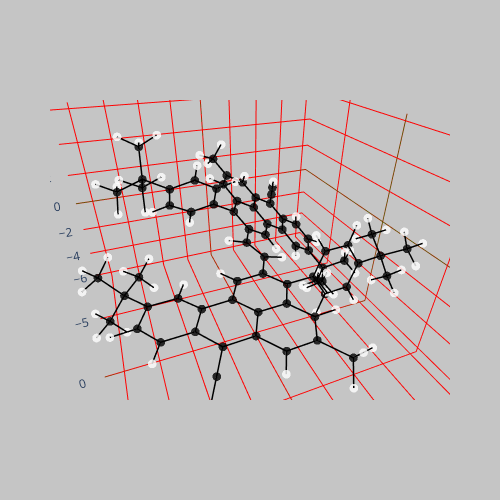

Write notebook code for a chart like this one.
### Code cell
new_9 = new_9.align_to_plane(['C37','C21','C24'])
print(list_names[9])
new_9.show()

### Figure 1 — Plotly figure (JSON) as saved in the notebook; plotly's stock layout.template omitted (floating-point values rounded to 4 significant figures; data arrays with more than 128 entries replaced by an {"elided": "..."} marker saying what was removed)
{"data": [{"hoverinfo": "text", "marker": {"color": {"elided": "136 str values"}, "colorscale": [[0, "#440154"], [0.1111, "#482878"], [0.2222, "#3e4989"], [0.3333, "#31688e"], [0.4444, "#26828e"], [0.5556, "#1f9e89"], [0.6667, "#35b779"], [0.7778, "#6ece58"], [0.8889, "#b5de2b"], [1, "#fde725"]], "opacity": 0.8, "size": 3}, "mode": "markers", "text": {"elided": "136 str values"}, "type": "scatter3d", "x": {"elided": "136 float values"}, "y": {"elided": "136 float values"}, "z": {"elided": "136 float values"}}, {"line": {"color": "black", "width": 3}, "mode": "lines", "type": "scatter3d", "x": [1.986, 3.201], "y": [-1.777, -2.452], "z": [-0.2216, -0.2202]}, {"line": {"color": "black", "width": 3}, "mode": "lines", "type": "scatter3d", "x": [1.986, 1.064], "y": [-1.777, -2.34], "z": [-0.2216, -0.2482]}, {"line": {"color": "black", "width": 3}, "mode": "lines", "type": "scatter3d", "x": [1.986, 1.89], "y": [-1.777, -0.3762], "z": [-0.2216, -0.2177]}, {"line": {"color": "black", "width": 3}, "mode": "lines", "type": "scatter3d", "x": [2.987, 3.178], "y": [1.878, 2.591], "z": [-0.2696, -1.451]}, {"line": {"color": "black", "width": 3}, "mode": "lines", "type": "scatter3d", "x": [2.987, 2.7], "y": [1.878, 2.602], "z": [-0.2696, 0.8902]}, {"line": {"color": "black", "width": 3}, "mode": "lines", "type": "scatter3d", "x": [2.987, 3.061], "y": [1.878, 0.3875], "z": [-0.2696, -0.2482]}, {"line": {"color": "black", "width": 3}, "mode": "lines", "type": "scatter3d", "x": [3.178, 3.402], "y": [2.591, 2.053], "z": [-1.451, -2.367]}, {"line": {"color": "black", "width": 3}, "mode": "lines", "type": "scatter3d", "x": [3.178, 3.076], "y": [2.591, 3.98], "z": [-1.451, -1.477]}, {"line": {"color": "black", "width": 3}, "mode": "lines", "type": "scatter3d", "x": [3.076, 3.226], "y": [3.98, 4.489], "z": [-1.477, -2.421]}, {"line": {"color": "black", "width": 3}, "mode": "lines", "type": "scatter3d", "x": [3.076, 2.785], "y": [3.98, 4.709], "z": [-1.477, -0.3239]}, {"line": {"color": "black", "width": 3}, "mode": "lines", "type": "scatter3d", "x": [2.785, 2.603], "y": [4.709, 3.985], "z": [-0.3239, 0.8599]}, {"line": {"color": "black", "width": 3}, "mode": "lines", "type": "scatter3d", "x": [2.785, 2.663], "y": [4.709, 6.237], "z": [-0.3239, -0.3101]}, {"line": {"color": "black", "width": 3}, "mode": "lines", "type": "scatter3d", "x": [0.0202, 0.902], "y": [-8.541, -7.892], "z": [0.8889, 0.9204]}, {"line": {"color": "black", "width": 3}, "mode": "lines", "type": "scatter3d", "x": [2.603, 2.377], "y": [3.985, 4.509], "z": [0.8599, 1.783]}, {"line": {"color": "black", "width": 3}, "mode": "lines", "type": "scatter3d", "x": [2.603, 2.7], "y": [3.985, 2.602], "z": [0.8599, 0.8902]}, {"line": {"color": "black", "width": 3}, "mode": "lines", "type": "scatter3d", "x": [2.7, 2.546], "y": [2.602, 2.071], "z": [0.8902, 1.824]}, {"line": {"color": "black", "width": 3}, "mode": "lines", "type": "scatter3d", "x": [2.199, 3.478], "y": [-6.111, -6.707], "z": [-0.2721, -0.2177]}, {"line": {"color": "black", "width": 3}, "mode": "lines", "type": "scatter3d", "x": [2.199, 2.14], "y": [-6.111, -4.729], "z": [-0.2721, -0.2714]}, {"line": {"color": "black", "width": 3}, "mode": "lines", "type": "scatter3d", "x": [2.199, 0.9528], "y": [-6.111, -6.999], "z": [-0.2721, -0.3323]}, {"line": {"color": "black", "width": 3}, "mode": "lines", "type": "scatter3d", "x": [3.201, 4.396], "y": [-2.452, -1.684], "z": [-0.2202, -0.2173]}, {"line": {"color": "black", "width": 3}, "mode": "lines", "type": "scatter3d", "x": [3.201, 3.287], "y": [-2.452, -3.912], "z": [-0.2202, -0.2251]}, {"line": {"color": "black", "width": 3}, "mode": "lines", "type": "scatter3d", "x": [4.396, 5.679], "y": [-1.684, -2.319], "z": [-0.2173, -0.1913]}, {"line": {"color": "black", "width": 3}, "mode": "lines", "type": "scatter3d", "x": [4.396, 4.327], "y": [-1.684, -0.2617], "z": [-0.2173, -0.2424]}, {"line": {"color": "black", "width": 3}, "mode": "lines", "type": "scatter3d", "x": [5.679, 5.752], "y": [-2.319, -3.741], "z": [-0.1913, -0.1631]}, {"line": {"color": "black", "width": 3}, "mode": "lines", "type": "scatter3d", "x": [5.679, 6.837], "y": [-2.319, -1.526], "z": [-0.1913, -0.1916]}, {"line": {"color": "black", "width": 3}, "mode": "lines", "type": "scatter3d", "x": [4.327, 5.536], "y": [-0.2617, 0.4831], "z": [-0.2424, -0.2407]}, {"line": {"color": "black", "width": 3}, "mode": "lines", "type": "scatter3d", "x": [4.327, 3.061], "y": [-0.2617, 0.3875], "z": [-0.2424, -0.2482]}, {"line": {"color": "black", "width": 3}, "mode": "lines", "type": "scatter3d", "x": [5.536, 6.774], "y": [0.4831, -0.1308], "z": [-0.2407, -0.2177]}, {"line": {"color": "black", "width": 3}, "mode": "lines", "type": "scatter3d", "x": [5.536, 5.478], "y": [0.4831, 1.565], "z": [-0.2407, -0.2527]}, {"line": {"color": "black", "width": 3}, "mode": "lines", "type": "scatter3d", "x": [3.061, 1.89], "y": [0.3875, -0.3762], "z": [-0.2482, -0.2177]}, {"line": {"color": "black", "width": 3}, "mode": "lines", "type": "scatter3d", "x": [1.89, 0.5754], "y": [-0.3762, 0.2815], "z": [-0.2177, -0.2008]}, {"line": {"color": "black", "width": 3}, "mode": "lines", "type": "scatter3d", "x": [0.5754, -0.5797], "y": [0.2815, -0.2906], "z": [-0.2008, 0.1691]}, {"line": {"color": "black", "width": 3}, "mode": "lines", "type": "scatter3d", "x": [0.5754, 0.5789], "y": [0.2815, 1.329], "z": [-0.2008, -0.4821]}, {"line": {"color": "black", "width": 3}, "mode": "lines", "type": "scatter3d", "x": [1.905, 1.021], "y": [-8.531, -7.888], "z": [-1.584, -1.588]}, {"line": {"color": "black", "width": 3}, "mode": "lines", "type": "scatter3d", "x": [3.478, 4.617], "y": [-6.707, -5.946], "z": [-0.2177, -0.1749]}, {"line": {"color": "black", "width": 3}, "mode": "lines", "type": "scatter3d", "x": [3.478, 3.571], "y": [-6.707, -7.788], "z": [-0.2177, -0.2128]}, {"line": {"color": "black", "width": 3}, "mode": "lines", "type": "scatter3d", "x": [4.617, 5.59], "y": [-5.946, -6.421], "z": [-0.1749, -0.137]}, {"line": {"color": "black", "width": 3}, "mode": "lines", "type": "scatter3d", "x": [4.617, 4.557], "y": [-5.946, -4.533], "z": [-0.1749, -0.1851]}, {"line": {"color": "black", "width": 3}, "mode": "lines", "type": "scatter3d", "x": [4.557, 3.287], "y": [-4.533, -3.912], "z": [-0.1851, -0.2251]}, {"line": {"color": "black", "width": 3}, "mode": "lines", "type": "scatter3d", "x": [4.557, 5.752], "y": [-4.533, -3.741], "z": [-0.1851, -0.1631]}, {"line": {"color": "black", "width": 3}, "mode": "lines", "type": "scatter3d", "x": [1.783, 0.902], "y": [-8.534, -7.892], "z": [0.9982, 0.9204]}, {"line": {"color": "black", "width": 3}, "mode": "lines", "type": "scatter3d", "x": [3.287, 2.14], "y": [-3.912, -4.729], "z": [-0.2251, -0.2714]}, {"line": {"color": "black", "width": 3}, "mode": "lines", "type": "scatter3d", "x": [8.708, 8.044], "y": [0.3819, 0.6802], "z": [-1.026, -0.2097]}, {"line": {"color": "black", "width": 3}, "mode": "lines", "type": "scatter3d", "x": [2.14, 1.171], "y": [-4.729, -4.254], "z": [-0.2714, -0.3123]}, {"line": {"color": "black", "width": 3}, "mode": "lines", "type": "scatter3d", "x": [5.752, 7.017], "y": [-3.741, -4.382], "z": [-0.1631, -0.123]}, {"line": {"color": "black", "width": 3}, "mode": "lines", "type": "scatter3d", "x": [6.837, 6.774], "y": [-1.526, -0.1308], "z": [-0.1916, -0.2177]}, {"line": {"color": "black", "width": 3}, "mode": "lines", "type": "scatter3d", "x": [6.837, 7.802], "y": [-1.526, -2.021], "z": [-0.1916, -0.1705]}, {"line": {"color": "black", "width": 3}, "mode": "lines", "type": "scatter3d", "x": [0.902, 0.8478], "y": [-7.892, -7.289], "z": [0.9204, 1.831]}, {"line": {"color": "black", "width": 3}, "mode": "lines", "type": "scatter3d", "x": [0.902, 0.9528], "y": [-7.892, -6.999], "z": [0.9204, -0.3323]}, {"line": {"color": "black", "width": 3}, "mode": "lines", "type": "scatter3d", "x": [7.017, 8.094], "y": [-4.382, -4.928], "z": [-0.123, -0.09041]}, {"line": {"color": "black", "width": 3}, "mode": "lines", "type": "scatter3d", "x": [6.774, 8.044], "y": [-0.1308, 0.6802], "z": [-0.2177, -0.2097]}, {"line": {"color": "black", "width": 3}, "mode": "lines", "type": "scatter3d", "x": [8.044, 7.835], "y": [0.6802, 1.747], "z": [-0.2097, -0.3165]}, {"line": {"color": "black", "width": 3}, "mode": "lines", "type": "scatter3d", "x": [8.044, 8.597], "y": [0.6802, 0.538], "z": [-0.2097, 0.7243]}, {"line": {"color": "black", "width": 3}, "mode": "lines", "type": "scatter3d", "x": [-2.356, -2.731], "y": [-4.088, -4.952], "z": [5.927, 5.372]}, {"line": {"color": "black", "width": 3}, "mode": "lines", "type": "scatter3d", "x": [-2.731, -2.547], "y": [-4.952, -5.844], "z": [5.372, 5.979]}, {"line": {"color": "black", "width": 3}, "mode": "lines", "type": "scatter3d", "x": [-2.731, -3.813], "y": [-4.952, -4.833], "z": [5.372, 5.262]}, {"line": {"color": "black", "width": 3}, "mode": "lines", "type": "scatter3d", "x": [-2.731, -2.051], "y": [-4.952, -5.088], "z": [5.372, 3.998]}, {"line": {"color": "black", "width": 3}, "mode": "lines", "type": "scatter3d", "x": [-3.683, -2.599], "y": [-6.294, -6.346], "z": [3.172, 3.315]}, {"line": {"color": "black", "width": 3}, "mode": "lines", "type": "scatter3d", "x": [-2.599, -2.391], "y": [-6.346, -7.221], "z": [3.315, 3.937]}, {"line": {"color": "black", "width": 3}, "mode": "lines", "type": "scatter3d", "x": [-2.599, -2.133], "y": [-6.346, -6.517], "z": [3.315, 2.34]}, {"line": {"color": "black", "width": 3}, "mode": "lines", "type": "scatter3d", "x": [-2.599, -2.051], "y": [-6.346, -5.088], "z": [3.315, 3.998]}, {"line": {"color": "black", "width": 3}, "mode": "lines", "type": "scatter3d", "x": [-0.5353, -0.3324], "y": [-5.269, -6.177], "z": [4.196, 4.772]}, {"line": {"color": "black", "width": 3}, "mode": "lines", "type": "scatter3d", "x": [-0.5353, -0.02095], "y": [-5.269, -5.354], "z": [4.196, 3.234]}, {"line": {"color": "black", "width": 3}, "mode": "lines", "type": "scatter3d", "x": [-0.5353, -0.0907], "y": [-5.269, -4.429], "z": [4.196, 4.735]}, {"line": {"color": "black", "width": 3}, "mode": "lines", "type": "scatter3d", "x": [-0.5353, -2.051], "y": [-5.269, -5.088], "z": [4.196, 3.998]}, {"line": {"color": "black", "width": 3}, "mode": "lines", "type": "scatter3d", "x": [-8.548, -7.648], "y": [-0.08139, 0.06247], "z": [1.984, 2.589]}, {"line": {"color": "black", "width": 3}, "mode": "lines", "type": "scatter3d", "x": [-7.91, -7.648], "y": [0.7483, 0.06247], "z": [3.401, 2.589]}, {"line": {"color": "black", "width": 3}, "mode": "lines", "type": "scatter3d", "x": [-7.383, -7.648], "y": [-0.8987, 0.06247], "z": [3.034, 2.589]}, {"line": {"color": "black", "width": 3}, "mode": "lines", "type": "scatter3d", "x": [2.663, 3.726], "y": [6.237, 6.823], "z": [-0.3101, 0.6355]}, {"line": {"color": "black", "width": 3}, "mode": "lines", "type": "scatter3d", "x": [2.663, 2.867], "y": [6.237, 6.85], "z": [-0.3101, -1.701]}, {"line": {"color": "black", "width": 3}, "mode": "lines", "type": "scatter3d", "x": [2.663, 1.262], "y": [6.237, 6.635], "z": [-0.3101, 0.19]}, {"line": {"color": "black", "width": 3}, "mode": "lines", "type": "scatter3d", "x": [3.726, 3.611], "y": [6.823, 6.45], "z": [0.6355, 1.656]}, {"line": {"color": "black", "width": 3}, "mode": "lines", "type": "scatter3d", "x": [3.726, 4.734], "y": [6.823, 6.565], "z": [0.6355, 0.2967]}, {"line": {"color": "black", "width": 3}, "mode": "lines", "type": "scatter3d", "x": [3.726, 3.647], "y": [6.823, 7.914], "z": [0.6355, 0.6684]}, {"line": {"color": "black", "width": 3}, "mode": "lines", "type": "scatter3d", "x": [2.867, 2.121], "y": [6.85, 6.494], "z": [-1.701, -2.417]}, {"line": {"color": "black", "width": 3}, "mode": "lines", "type": "scatter3d", "x": [2.867, 2.772], "y": [6.85, 7.938], "z": [-1.701, -1.639]}, {"line": {"color": "black", "width": 3}, "mode": "lines", "type": "scatter3d", "x": [2.867, 3.861], "y": [6.85, 6.629], "z": [-1.701, -2.101]}, {"line": {"color": "black", "width": 3}, "mode": "lines", "type": "scatter3d", "x": [1.262, 1.075], "y": [6.635, 6.279], "z": [0.19, 1.206]}, {"line": {"color": "black", "width": 3}, "mode": "lines", "type": "scatter3d", "x": [1.262, 1.155], "y": [6.635, 7.724], "z": [0.19, 0.1955]}, {"line": {"color": "black", "width": 3}, "mode": "lines", "type": "scatter3d", "x": [1.262, 0.4818], "y": [6.635, 6.22], "z": [0.19, -0.455]}, {"line": {"color": "black", "width": 3}, "mode": "lines", "type": "scatter3d", "x": [0.1399, 1.021], "y": [-8.535, -7.888], "z": [-1.644, -1.588]}, {"line": {"color": "black", "width": 3}, "mode": "lines", "type": "scatter3d", "x": [0.9528, -0.3448], "y": [-6.999, -6.185], "z": [-0.3323, -0.3952]}, {"line": {"color": "black", "width": 3}, "mode": "lines", "type": "scatter3d", "x": [0.9528, 1.021], "y": [-6.999, -7.888], "z": [-0.3323, -1.588]}, {"line": {"color": "black", "width": 3}, "mode": "lines", "type": "scatter3d", "x": [-0.3448, -1.201], "y": [-6.185, -6.865], "z": [-0.3952, -0.4302]}, {"line": {"color": "black", "width": 3}, "mode": "lines", "type": "scatter3d", "x": [-0.3448, -0.4708], "y": [-6.185, -5.54], "z": [-0.3952, 0.4797]}, {"line": {"color": "black", "width": 3}, "mode": "lines", "type": "scatter3d", "x": [-0.3448, -0.3877], "y": [-6.185, -5.557], "z": [-0.3952, -1.29]}, {"line": {"color": "black", "width": 3}, "mode": "lines", "type": "scatter3d", "x": [1.021, 1.055], "y": [-7.888, -7.279], "z": [-1.588, -2.496]}, {"line": {"color": "black", "width": 3}, "mode": "lines", "type": "scatter3d", "x": [9.044, 8.094], "y": [-5.41, -4.928], "z": [-0.06122, -0.09041]}, {"line": {"color": "black", "width": 3}, "mode": "lines", "type": "scatter3d", "x": [-8.175, -9.114], "y": [4.774, 5.276], "z": [-0.4096, -0.3731]}, {"line": {"color": "black", "width": 3}, "mode": "lines", "type": "scatter3d", "x": [-8.175, -7.11], "y": [4.774, 4.205], "z": [-0.4096, -0.4507]}, {"line": {"color": "black", "width": 3}, "mode": "lines", "type": "scatter3d", "x": [-0.5412, -1.311], "y": [7.561, 7.124], "z": [-4.037, -3.392]}, {"line": {"color": "black", "width": 3}, "mode": "lines", "type": "scatter3d", "x": [-2.117, -3.334], "y": [1.531, 2.203], "z": [-0.5708, -0.5848]}, {"line": {"color": "black", "width": 3}, "mode": "lines", "type": "scatter3d", "x": [-2.117, -1.299], "y": [1.531, 1.897], "z": [-0.5708, -1.176]}, {"line": {"color": "black", "width": 3}, "mode": "lines", "type": "scatter3d", "x": [-2.117, -1.895], "y": [1.531, 0.3653], "z": [-0.5708, 0.1798]}, {"line": {"color": "black", "width": 3}, "mode": "lines", "type": "scatter3d", "x": [-2.747, -3.211], "y": [-1.428, -2.655], "z": [1.711, 1.242]}, {"line": {"color": "black", "width": 3}, "mode": "lines", "type": "scatter3d", "x": [-2.747, -2.066], "y": [-1.428, -1.412], "z": [1.711, 2.932]}, {"line": {"color": "black", "width": 3}, "mode": "lines", "type": "scatter3d", "x": [-2.747, -2.948], "y": [-1.428, -0.1758], "z": [1.711, 0.9247]}, {"line": {"color": "black", "width": 3}, "mode": "lines", "type": "scatter3d", "x": [-3.211, -3.743], "y": [-2.655, -2.696], "z": [1.242, 0.297]}, {"line": {"color": "black", "width": 3}, "mode": "lines", "type": "scatter3d", "x": [-3.211, -2.994], "y": [-2.655, -3.828], "z": [1.242, 1.961]}, {"line": {"color": "black", "width": 3}, "mode": "lines", "type": "scatter3d", "x": [-2.994, -3.369], "y": [-3.828, -4.758], "z": [1.961, 1.552]}, {"line": {"color": "black", "width": 3}, "mode": "lines", "type": "scatter3d", "x": [-2.994, -2.311], "y": [-3.828, -3.82], "z": [1.961, 3.177]}, {"line": {"color": "black", "width": 3}, "mode": "lines", "type": "scatter3d", "x": [-2.311, -1.856], "y": [-3.82, -2.582], "z": [3.177, 3.645]}, {"line": {"color": "black", "width": 3}, "mode": "lines", "type": "scatter3d", "x": [-2.311, -2.051], "y": [-3.82, -5.088], "z": [3.177, 3.998]}, {"line": {"color": "black", "width": 3}, "mode": "lines", "type": "scatter3d", "x": [-0.5225, -0.3566], "y": [3.847, 4.867], "z": [-4.198, -3.837]}, {"line": {"color": "black", "width": 3}, "mode": "lines", "type": "scatter3d", "x": [-1.856, -1.322], "y": [-2.582, -2.525], "z": [3.645, 4.588]}, {"line": {"color": "black", "width": 3}, "mode": "lines", "type": "scatter3d", "x": [-1.856, -2.066], "y": [-2.582, -1.412], "z": [3.645, 2.932]}, {"line": {"color": "black", "width": 3}, "mode": "lines", "type": "scatter3d", "x": [-2.066, -1.693], "y": [-1.412, -0.4686], "z": [2.932, 3.319]}, {"line": {"color": "black", "width": 3}, "mode": "lines", "type": "scatter3d", "x": [-2.733, -3.987], "y": [5.108, 5.75], "z": [-2.948, -2.859]}, {"line": {"color": "black", "width": 3}, "mode": "lines", "type": "scatter3d", "x": [-2.733, -2.549], "y": [5.108, 3.96], "z": [-2.948, -2.199]}, {"line": {"color": "black", "width": 3}, "mode": "lines", "type": "scatter3d", "x": [-2.733, -1.647], "y": [5.108, 5.695], "z": [-2.948, -3.856]}, {"line": {"color": "black", "width": 3}, "mode": "lines", "type": "scatter3d", "x": [-3.334, -4.398], "y": [2.203, 1.679], "z": [-0.5848, 0.1956]}, {"line": {"color": "black", "width": 3}, "mode": "lines", "type": "scatter3d", "x": [-3.334, -3.551], "y": [2.203, 3.416], "z": [-0.5848, -1.372]}, {"line": {"color": "black", "width": 3}, "mode": "lines", "type": "scatter3d", "x": [-4.398, -5.669], "y": [1.679, 2.337], "z": [0.1956, 0.2434]}, {"line": {"color": "black", "width": 3}, "mode": "lines", "type": "scatter3d", "x": [-4.398, -4.209], "y": [1.679, 0.4813], "z": [0.1956, 0.9436]}, {"line": {"color": "black", "width": 3}, "mode": "lines", "type": "scatter3d", "x": [-5.669, -5.861], "y": [2.337, 3.536], "z": [0.2434, -0.5007]}, {"line": {"color": "black", "width": 3}, "mode": "lines", "type": "scatter3d", "x": [-5.669, -6.697], "y": [2.337, 1.787], "z": [0.2434, 1.025]}, {"line": {"color": "black", "width": 3}, "mode": "lines", "type": "scatter3d", "x": [-4.209, -5.29], "y": [0.4813, -0.02278], "z": [0.9436, 1.715]}, {"line": {"color": "black", "width": 3}, "mode": "lines", "type": "scatter3d", "x": [-4.209, -2.948], "y": [0.4813, -0.1758], "z": [0.9436, 0.9247]}, {"line": {"color": "black", "width": 3}, "mode": "lines", "type": "scatter3d", "x": [-5.29, -6.517], "y": [-0.02278, 0.6122], "z": [1.715, 1.758]}, {"line": {"color": "black", "width": 3}, "mode": "lines", "type": "scatter3d", "x": [-5.29, -5.14], "y": [-0.02278, -0.9302], "z": [1.715, 2.287]}, {"line": {"color": "black", "width": 3}, "mode": "lines", "type": "scatter3d", "x": [-2.948, -1.895], "y": [-0.1758, 0.3653], "z": [0.9247, 0.1798]}, {"line": {"color": "black", "width": 3}, "mode": "lines", "type": "scatter3d", "x": [-1.895, -0.5797], "y": [0.3653, -0.2906], "z": [0.1798, 0.1691]}, {"line": {"color": "black", "width": 3}, "mode": "lines", "type": "scatter3d", "x": [-2.185, -1.311], "y": [7.779, 7.124], "z": [-3.427, -3.392]}, {"line": {"color": "black", "width": 3}, "mode": "lines", "type": "scatter3d", "x": [-3.987, -4.987], "y": [5.75, 5.249], "z": [-2.859, -2.067]}, {"line": {"color": "black", "width": 3}, "mode": "lines", "type": "scatter3d", "x": [-3.987, -4.174], "y": [5.75, 6.655], "z": [-2.859, -3.426]}, {"line": {"color": "black", "width": 3}, "mode": "lines", "type": "scatter3d", "x": [-4.987, -5.945], "y": [5.249, 5.753], "z": [-2.067, -2.013]}, {"line": {"color": "black", "width": 3}, "mode": "lines", "type": "scatter3d", "x": [-4.987, -4.804], "y": [5.249, 4.069], "z": [-2.067, -1.31]}, {"line": {"color": "black", "width": 3}, "mode": "lines", "type": "scatter3d", "x": [-4.804, -3.551], "y": [4.069, 3.416], "z": [-1.31, -1.372]}, {"line": {"color": "black", "width": 3}, "mode": "lines", "type": "scatter3d", "x": [-4.804, -5.861], "y": [4.069, 3.536], "z": [-1.31, -0.5007]}, {"line": {"color": "black", "width": 3}, "mode": "lines", "type": "scatter3d", "x": [0.3845, -0.3566], "y": [5.331, 4.867], "z": [-4.494, -3.837]}, {"line": {"color": "black", "width": 3}, "mode": "lines", "type": "scatter3d", "x": [-3.551, -2.549], "y": [3.416, 3.96], "z": [-1.372, -2.199]}, {"line": {"color": "black", "width": 3}, "mode": "lines", "type": "scatter3d", "x": [-2.549, -1.596], "y": [3.96, 3.455], "z": [-2.199, -2.254]}, {"line": {"color": "black", "width": 3}, "mode": "lines", "type": "scatter3d", "x": [-5.861, -7.11], "y": [3.536, 4.205], "z": [-0.5007, -0.4507]}, {"line": {"color": "black", "width": 3}, "mode": "lines", "type": "scatter3d", "x": [-6.697, -6.517], "y": [1.787, 0.6122], "z": [1.025, 1.758]}, {"line": {"color": "black", "width": 3}, "mode": "lines", "type": "scatter3d", "x": [-6.697, -7.654], "y": [1.787, 2.297], "z": [1.025, 1.052]}, {"line": {"color": "black", "width": 3}, "mode": "lines", "type": "scatter3d", "x": [-0.3566, -1.647], "y": [4.867, 5.695], "z": [-3.837, -3.856]}, {"line": {"color": "black", "width": 3}, "mode": "lines", "type": "scatter3d", "x": [-0.3566, 0.08104], "y": [4.867, 4.807], "z": [-3.837, -2.836]}, {"line": {"color": "black", "width": 3}, "mode": "lines", "type": "scatter3d", "x": [-6.517, -7.648], "y": [0.6122, 0.06247], "z": [1.758, 2.589]}, {"line": {"color": "black", "width": 3}, "mode": "lines", "type": "scatter3d", "x": [-2.165, -1.647], "y": [5.74, 5.695], "z": [-5.305, -3.856]}, {"line": {"color": "black", "width": 3}, "mode": "lines", "type": "scatter3d", "x": [-2.165, -2.41], "y": [5.74, 4.736], "z": [-5.305, -5.664]}, {"line": {"color": "black", "width": 3}, "mode": "lines", "type": "scatter3d", "x": [-2.165, -3.063], "y": [5.74, 6.356], "z": [-5.305, -5.397]}, {"line": {"color": "black", "width": 3}, "mode": "lines", "type": "scatter3d", "x": [-2.165, -1.403], "y": [5.74, 6.163], "z": [-5.305, -5.968]}, {"line": {"color": "black", "width": 3}, "mode": "lines", "type": "scatter3d", "x": [-1.647, -1.311], "y": [5.695, 7.124], "z": [-3.856, -3.392]}, {"line": {"color": "black", "width": 3}, "mode": "lines", "type": "scatter3d", "x": [-1.311, -0.9343], "y": [7.124, 7.124], "z": [-3.392, -2.365]}, {"line": {"color": "black", "width": 3}, "mode": "lines", "type": "scatter3d", "x": [-0.5797, -0.5698], "y": [-0.2906, -1.313], "z": [0.1691, 0.5314]}], "layout": {"autosize": false, "height": 500, "margin": {"b": 100, "l": 50, "pad": 10, "r": 50, "t": 100}, "paper_bgcolor": "rgba(140,140,140,0.5)", "plot_bgcolor": "rgba(0,100,140,0.5)", "scene": {"aspectmode": "data", "aspectratio": {"x": 1.188, "y": 1.078, "z": 0.7814}, "camera": {"center": {"x": 0, "y": 0, "z": 0}, "eye": {"x": 0.9381, "y": -0.3732, "z": 0.6541}, "projection": {"type": "perspective"}, "up": {"x": 0, "y": 0, "z": 1}}, "xaxis": {"gridcolor": "red", "showbackground": false, "showgrid": true, "type": "linear", "zeroline": true, "zerolinecolor": "green"}, "yaxis": {"gridcolor": "red", "showbackground": false, "showgrid": true, "type": "linear", "zeroline": true, "zerolinecolor": "green"}, "zaxis": {"gridcolor": "red", "showbackground": false, "showgrid": true, "type": "linear", "zeroline": true, "zerolinecolor": "green"}}, "showlegend": false, "width": 500}}
